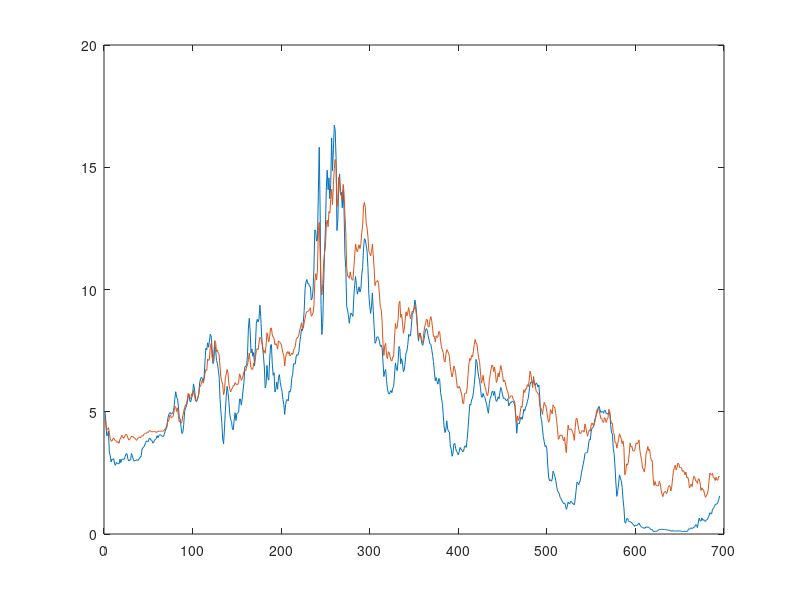
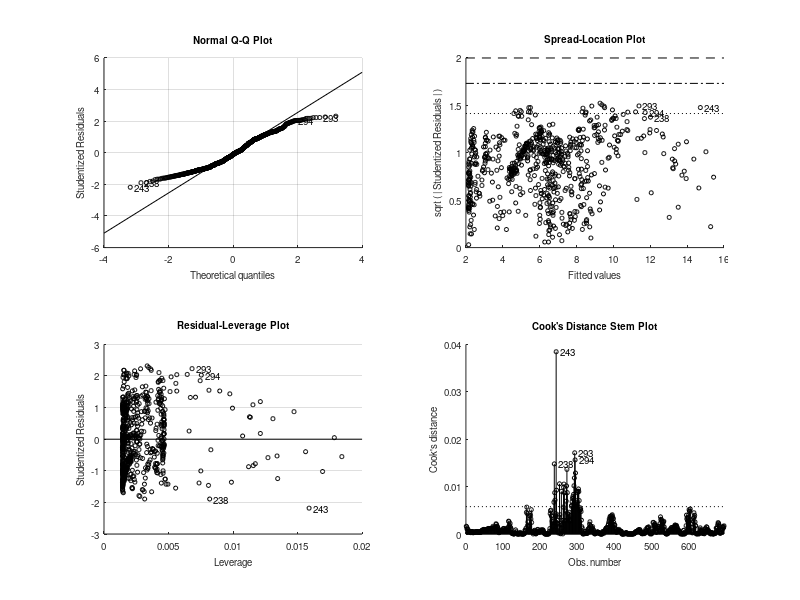

These figures' MATLAB source, in order: (Note: this script raises an error after producing the figures.)
% modeling longtime interest rate
clear;
clc;

load IRdata
%%preliminary data analysis
figure(1) %plot two time series of interest
plot([interest1y,interest10y])


%% step1: using OLS to estimate Model 1 : y = alpha +beta* x+e
%  use the matlab buld-in function fitlm

EstMdl1=fitlm(interest1y,interest10y);

disp(EstMdl1)

%take a look at the residuals
ehat1 = EstMdl1.Residuals.Raw;

figure(2)
subplot(2,1,1)
plot(ehat1)

subplot(2,1,2)
autocorr(ehat1)

%% remarks: the residuals are hightly persistent ,indicating that the 
% step 2: using OLS to estimate Model 2:dy=alpha +beta*dx +e

IR10y = diff(interest10y);
IR1y = diff(interest1y);
EstMdl2 = fitlm(IR10y,IR1y);
disp(EstMdl2)
ehat2 = EstMdl2.Residuals.Raw;

figure(3)
subplot(2,1,1)
plot(ehat2)

subplot(2,1,2)
autocorr(ehat2)


%%reamarks:there exit heteroskedatsicity and autocorrelations in the
%%residuals ,indicating that we neeed ARIMA model
%%step 3: using tiem-series regression models
% TS model1 : time-series regression model 
MdlTS1 = regARIMA('MAlags',1,'Beta',NaN);
[EstMdLTS1,~,logLTS1] = estimate(MdlTS1,IR10y,'x',IR1y);


% TS model2 : time-series regression model with MA(2) errors
MdlTS2 = regARIMA('MAlags',[1,2],'Beta',NaN);
[EstMdLTS2,~,logLTS2] = estimate(MdlTS2,IR10y,'x',IR1y);

% TS model3 : time-series regression model with ARMA(1,1) errors
MdlTS3 = regARIMA('ARlags',1,'MAlags',1,'Beta',NaN);
[EstMdLTS3,~,logLTS3] = estimate(MdlTS3,IR10y,'x',IR1y);

%%%%compare these three TS models using likelihood ratio test 
% compare TS1 with TS2
[h1,pValue1] = lratiotest(logLTS2,logLTS1,1);

% compare TS3 with TS1

[h2,pValue2] = lratiotest(logLTS3,logLTS1,1);


% AIC an dbic FOR TS2 and TS3

[aicTS2,bicTS2] = aicbic(logLTS2,5,size(IR10y,1));
[aicTS3,bicTS3] = aicbic(logLTS3,5,size(IR10y,1));

% display the results

display('-------------------------');
display([h1,pValue1;h2,pValue2;aicTS2,bicTS2;aicTS3,bicTS3])



%%% it seems that the model with MA(2) ERROR TERM PERFORMS BETTER THAN THE
%%% MODELS WITH MA(1) and ARMA(1,1) error term



%%% take a look at the residuals

[E,U,V] = infer(EstMdlTS2,IR10y,'x',IR1y);

figure(4)
subplot(2,1,1)
plot(E)

subplot(2,1,2)
plot(V)

%% heteroskedaticity and autocorrelation consistent covariance estimate

EstCovHC = hac(IR1y,IR10y,'type','HC');
EstCovHAC = hac(IR1y,IR10y);

stdhc = sqrt(diag(EstCovHC))
stdhac = sqrt(diag(EstCovHAC))

%%% the HC/HAC corrected standard deviations of beta are higher than the
%%% OLS standard deviation

%%%

